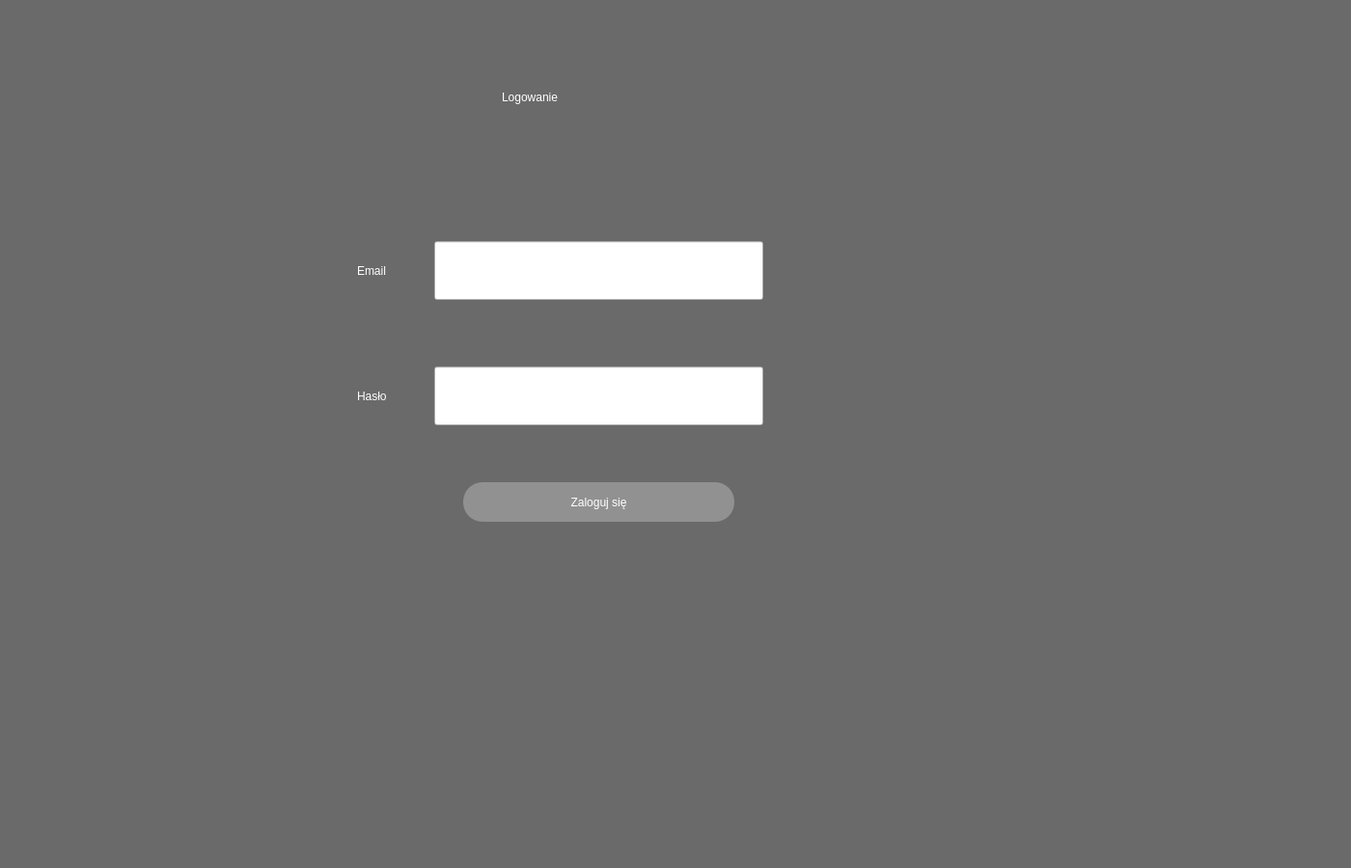
<?xml version="1.0" encoding="UTF-8"?>
<ui version="4.0">
 <class>Dialog</class>
 <widget class="QDialog" name="Dialog">
  <property name="geometry">
   <rect>
    <x>0</x>
    <y>0</y>
    <width>1400</width>
    <height>900</height>
   </rect>
  </property>
  <property name="windowTitle">
   <string>Dialog</string>
  </property>
  <property name="styleSheet">
   <string notr="true"/>
  </property>
  <widget class="QWidget" name="widget" native="true">
   <property name="geometry">
    <rect>
     <x>0</x>
     <y>0</y>
     <width>1400</width>
     <height>900</height>
    </rect>
   </property>
   <property name="styleSheet">
    <string notr="true">QWidget#widget{
background-color: rgb(106, 106, 106);
font: 63 12pt &quot;Segoe UI Semibold&quot;;
color:white;}
</string>
   </property>
   <widget class="QLabel" name="label">
    <property name="geometry">
     <rect>
      <x>520</x>
      <y>60</y>
      <width>231</width>
      <height>81</height>
     </rect>
    </property>
    <property name="styleSheet">
     <string notr="true">background-color: rgb(106, 106, 106);

color:white;
font: 63 32pt &quot;Segoe UI Semibold&quot;;</string>
    </property>
    <property name="text">
     <string>Logowanie</string>
    </property>
   </widget>
   <widget class="QPushButton" name="loginButton">
    <property name="enabled">
     <bool>true</bool>
    </property>
    <property name="geometry">
     <rect>
      <x>480</x>
      <y>500</y>
      <width>281</width>
      <height>41</height>
     </rect>
    </property>
    <property name="styleSheet">
     <string notr="true">font: 63 18pt &quot;Segoe UI Semibold&quot;;
border-radius:20px;
background-color: rgb(146, 145, 145);
color:white;</string>
    </property>
    <property name="text">
     <string>Zaloguj się</string>
    </property>
   </widget>
   <widget class="QLabel" name="label_3">
    <property name="geometry">
     <rect>
      <x>370</x>
      <y>390</y>
      <width>71</width>
      <height>41</height>
     </rect>
    </property>
    <property name="styleSheet">
     <string notr="true">color:white;
font: 63 18pt &quot;Segoe UI Semibold&quot;;</string>
    </property>
    <property name="text">
     <string>Hasło</string>
    </property>
   </widget>
   <widget class="QLineEdit" name="password">
    <property name="geometry">
     <rect>
      <x>450</x>
      <y>380</y>
      <width>341</width>
      <height>61</height>
     </rect>
    </property>
    <property name="styleSheet">
     <string notr="true">font: 63 16pt &quot;Segoe UI Semibold&quot;;</string>
    </property>
   </widget>
   <widget class="QLabel" name="label_4">
    <property name="geometry">
     <rect>
      <x>370</x>
      <y>260</y>
      <width>71</width>
      <height>41</height>
     </rect>
    </property>
    <property name="styleSheet">
     <string notr="true">color:white;
font: 63 18pt &quot;Segoe UI Semibold&quot;;</string>
    </property>
    <property name="text">
     <string>Email</string>
    </property>
   </widget>
   <widget class="QLineEdit" name="email">
    <property name="geometry">
     <rect>
      <x>450</x>
      <y>250</y>
      <width>341</width>
      <height>61</height>
     </rect>
    </property>
    <property name="styleSheet">
     <string notr="true">font: 63 16pt &quot;Segoe UI Semibold&quot;;</string>
    </property>
   </widget>
   <widget class="QLabel" name="error">
    <property name="geometry">
     <rect>
      <x>470</x>
      <y>450</y>
      <width>281</width>
      <height>16</height>
     </rect>
    </property>
    <property name="styleSheet">
     <string notr="true">font: 63 10pt &quot;Segoe UI Semibold&quot;;
color:red;</string>
    </property>
    <property name="text">
     <string/>
    </property>
   </widget>
  </widget>
 </widget>
 <resources/>
 <connections/>
</ui>
